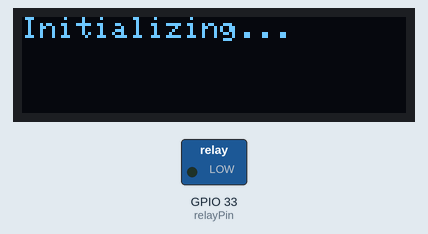
Simulated run of this sketch. Board: ESP32. Shown: 128×32 one-colour display, switched loads named in the sketch (green lamp = pin HIGH). WiFi joins after 1.5 s; servers stay silent unless stated; network time is answered at once with the bench clock; the local clock reads 2024-03-15 10:24:30 at power-on unless the sketch sets it; what the sketch prints to the serial monitor is not drawn.

Above: at 0.1 s.
At 3.1 s:
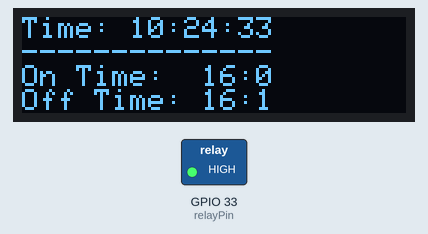
At 11.2 s:
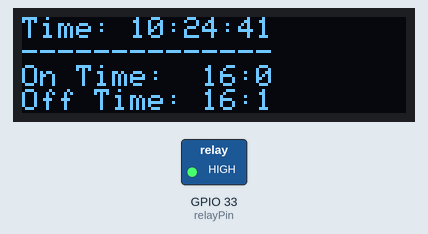
At 20.4 s:
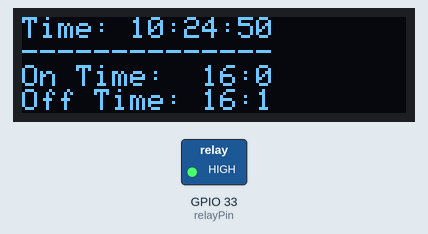
At 29.5 s:
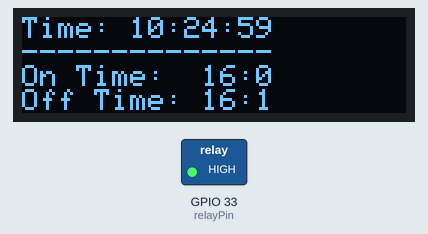
At 38.6 s:
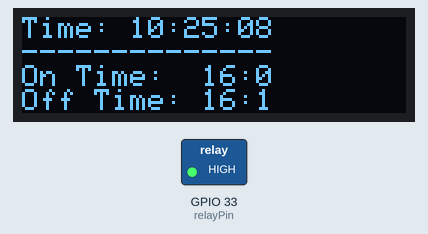

Measured:
- what the display in image 1 shows lasts 1.0 s, from 3.1 s to 4.1 s

The sketch:

Internal_RTC_Controlled_Lighting.ino
```cpp
#include <WiFi.h>
#include <NTPClient.h>
#include <WiFiUdp.h>
#include <Wire.h>
#include <Adafruit_GFX.h>
#include <Adafruit_SSD1306.h>

// Replace these with your WiFi credentials
const char* ssid = "techno";  //mention WiFi name
const char* password = "techno@123";  //mention WiFi password

// Define NTP Server address
const char* ntpServer = "in.pool.ntp.org";  //Modify as per your country
const long  gmtOffset_sec = 19800; // Offset from UTC (in seconds) (India GMT 5:30 // 5.5*60*60 = 19800) Modify as per your country
const int   daylightOffset_sec = 3600; // Daylight offset (in seconds)

// Define relay pin
const int relayPin = 33; // Change this to the pin connected to your relay

// Define OLED parameters
#define SCREEN_WIDTH 128
#define SCREEN_HEIGHT 32
#define OLED_RESET    -1
Adafruit_SSD1306 display(SCREEN_WIDTH, SCREEN_HEIGHT, &Wire, OLED_RESET);

// Define NTP and WiFi objects
WiFiUDP ntpUDP;
NTPClient timeClient(ntpUDP, ntpServer, gmtOffset_sec, daylightOffset_sec);

// Define variables for relay control
const int relayOnHour = 16;   // Relay ON time in 24HR
const int relayOnMinute = 0; // Relay ON time Minute
const int relayOffHour = 16;   // Relay OFF time in 24HR
const int relayOffMinute = 1; // Relay OFF time Minute
bool relayState = false;

void setup() {
  Serial.begin(115200);

  // Initialize OLED display
  if(!display.begin(SSD1306_SWITCHCAPVCC, 0x3C)) {
    Serial.println(F("SSD1306 allocation failed"));
    for(;;);
  }
  display.clearDisplay();
  display.setTextColor(SSD1306_WHITE);
  display.setTextSize(1);
  display.setCursor(0, 0);
  display.println("Initializing...");
  display.display();
  delay(1000);

  // Connect to WiFi
  WiFi.begin(ssid, password);
  while (WiFi.status() != WL_CONNECTED) {
    delay(1000);
    Serial.println("Connecting to WiFi...");
  }
  Serial.println("Connected to WiFi");

  // Initialize relay pin as an output
  pinMode(relayPin, OUTPUT);
  digitalWrite(relayPin, HIGH);  //uncomment for Active LOW relay
  //digitalWrite(relayPin, LOW);   //comment for Active LOW relay

  // Start NTP time sync
  timeClient.begin();
  timeClient.update();
}

void loop() {
  // Update NTP time
  timeClient.update();

  // Get current time
  time_t currentTime = timeClient.getEpochTime();
  struct tm * timeinfo;
  timeinfo = localtime(&currentTime);

  // Display current time on OLED
  display.clearDisplay();
  display.setCursor(0, 0);
  display.print("Time: ");
  display.println(timeClient.getFormattedTime());
  display.println("--------------");
  display.print("On Time:  ");
  display.print(relayOnHour);
  display.print(":");
  display.println(relayOnMinute);
  display.print("Off Time: ");
  display.print(relayOffHour);
  display.print(":");
  display.println(relayOffMinute);
  display.display();

  // Check if it's time to toggle the relay
  if (timeinfo->tm_hour == relayOnHour && timeinfo->tm_min == relayOnMinute) {
    // Turn on the relay
    digitalWrite(relayPin, LOW); //uncomment for Active LOW relay
    //digitalWrite(relayPin, HIGH);  // comment for Active LOW relay
    relayState = true;
    Serial.println("Relay ON");
  }
  else if (timeinfo->tm_hour == relayOffHour && timeinfo->tm_min == relayOffMinute){
    // Turn off the relay
    digitalWrite(relayPin, HIGH);  //uncomment for Active LOW relay
    //digitalWrite(relayPin, LOW);  // comment for Active LOW relay
    relayState = false;
    Serial.println("Relay OFF");
  }
  // Wait for 1 second before checking again
  delay(1000);

}
```
